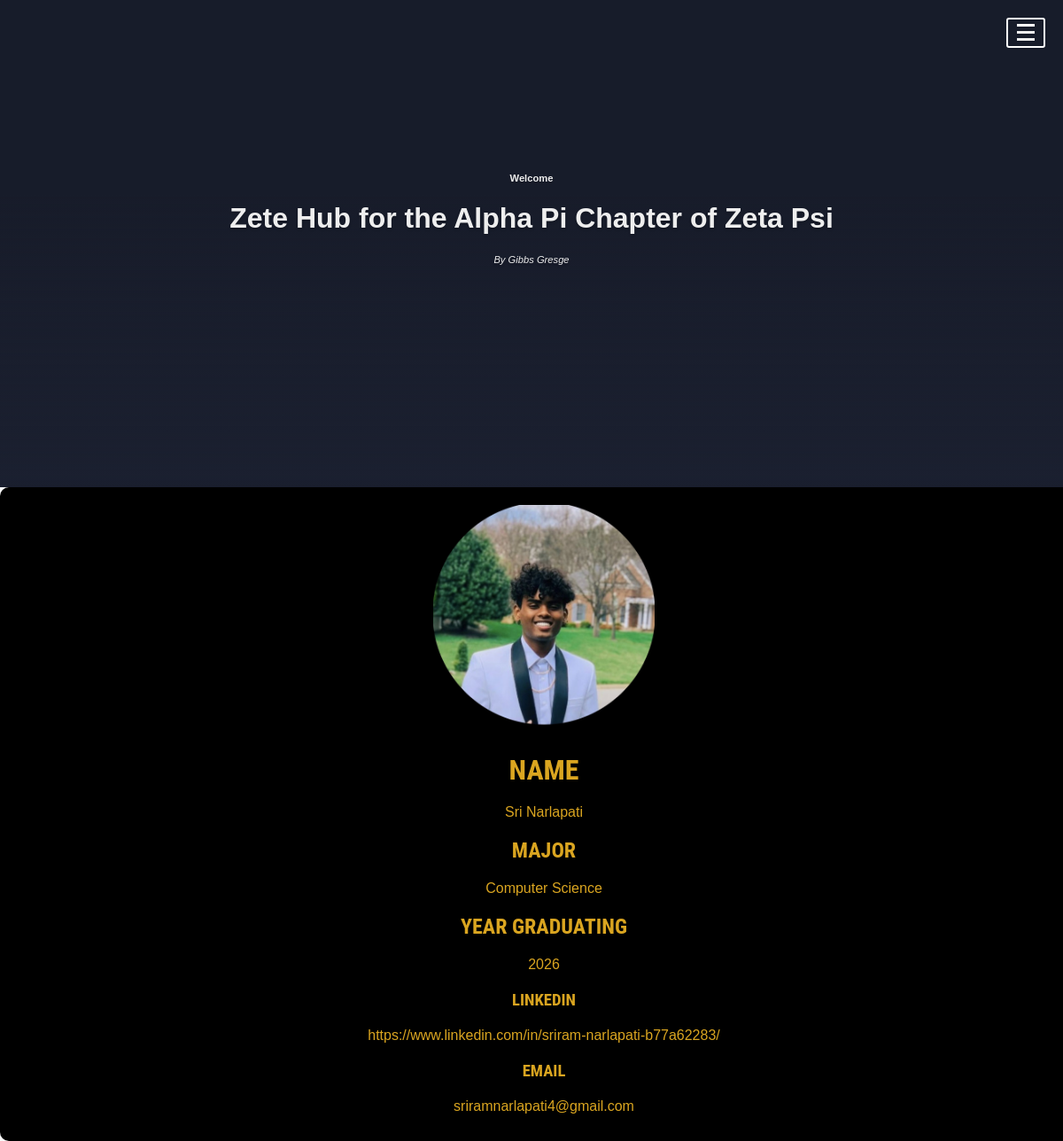
The app's page /personal/7 with its own data.
### tables this page shows
CREATE TABLE members (
            id INTEGER PRIMARY KEY AUTOINCREMENT,
            name TEXT,
            pledge_class TEXT, 
            major TEXT, 
            year_graduating INTEGER,
            linkedin_url TEXT,
            image_url TEXT, 
            email TEXT 
        );

### app.py (the view)
@app.route('/personal/<int:member_id>')
def personal(member_id):
    conn = get_db_connection()
    member = conn.execute(
        'SELECT * FROM members WHERE id = ?', (member_id,)
    ).fetchone()
    pledge_class = member['pledge_class']
    conn.close()
    return render_template('personal.html', member=member, pledge_class=pledge_class)

### app.py (called while the page is built)
def get_db_connection():
    conn = sqlite3.connect('src/Database/fraternity.db')
    conn.row_factory = sqlite3.Row
    return conn

### templates/personal.html (shortened to what this page needs)
<!DOCTYPE html>
<html lang="en">
<head>
    <link rel="stylesheet" href="{{ url_for('static', filename='styles/styles.css') }}">
</head>
<body>
    <div class="header">
        <div class="sides"> <a href="#" class="menu"> </a></div>
        <div class="info">
        <h4><a href="#category">Welcome</a></h4>
          <h1>Zete Hub for the Alpha Pi Chapter of Zeta Psi</h1>
          <div class="meta">
            By <a href="https://www.linkedin.com/in/gibbs-gresge-2aa017292/" target="_b">Gibbs Gresge</a>
          </div>
        </div>
      </div>
      <div class="bio">
        <img src="{{ url_for('static', filename='images/' + member.image_url.replace('%20', '')) }}" alt="">
        <div class="name">
            <h1>Name</h1>
            <p>{{ member.name }}</p>
        </div>
        <div class="major">
            <h2>Major</h2>
            <p>{{ member.major }}</p>
        </div>
        <div class="year-graduating">
            <h2>Year Graduating</h2>
            <p>{{ member.year_graduating }}</p>
        </div>
        <div class="linkedin">
            <h3>LinkedIn</h3>
            <p>{{ member.linkedin_url }}</p>
        </div>
        <div class="email">
            <h3>Email</h3>
            <p>{{ member.email }}</p>
        </div>
    </div>
</body>
</html>

### static/styles/styles.css (style rules this page uses)
html,body { margin:0; height:120%; font-family: 'Josefin Sans', sans-serif; }
a { text-decoration:none }
.header { position:relative; overflow:hidden; display:flex; flex-wrap: wrap; justify-content: center; align-items: flex-start; align-content: flex-start; height:50vw; min-height:400px; max-height:550px; min-width:300px; color:#eee; }
.header:after { content:""; width:100%; height:100%; position:absolute; bottom:0; left:0; z-index:-1; background: linear-gradient(to bottom, rgba(0,0,0,0.12) 40%,rgba(27,32,48,1) 100%); }
.header:before { content:""; width:100%; height:200%; position:absolute; top:0; left:0; -webkit-backface-visibility: hidden; -webkit-transform: translateZ(0); backface-visibility: hidden; transform: translateZ(0); background:#1B2030 url('../images/brotherhood.jpg') 50% 0 no-repeat; background-size:100%; background-attachment:fixed; animation: grow 360s linear 10ms infinite; transition:all 0.4s ease-in-out; z-index:-2 }
.header a { color:#eee }
.menu { display:block; width:40px; height:30px; border:2px solid #fff; border-radius:3px; position:absolute; right:20px; top:20px; text-decoration:none }
.menu:after { content:""; display:block; width:20px; height:3px; background:#fff; position:absolute; margin:0 auto; top:5px; left:0; right:0; box-shadow:0 8px, 0 16px }
.sides, .info { flex: 0 0 auto; width:50% }
.info { width:100%; padding:15% 10% 0 10%; text-align:center; text-shadow:0 2px 3px rgba(0,0,0,0.2) }
.info h4, .meta { font-size:0.7em }
.meta { font-style:italic; }
.bio { display: flex; flex-direction: column; justify-content: center; align-items: center; width: 99%; margin: 0 auto; padding: 20px; font-family: Arial, sans-serif; background-color: black; border-radius: 10px; box-shadow: 0 0 10px rgba(0, 0, 0, 0.1); }
.bio img { border-radius: 15%; margin-bottom: 20px; width: 250px; height: 250px; object-fit: cover; }
.bio div { display: flex; flex-direction: column; }
.bio h1,.bio h3, .bio p { margin: 10px 0; text-align: center; }
.bio h3, .bio h2, .bio h1 { margin: 10px 0; text-align: center; transition: inset .3s .3s ease-out; font-family: 'Roboto Condensed', sans-serif; font-weight: 600; text-transform: uppercase; color: goldenrod; }
.bio p { color: goldenrod; font-weight: lighter; }

### records on screen
members: image_url (picture), name "Sri Narlapati", major "Computer Science", year_graduating "2026", linkedin_url "https://www.linkedin.com/in/sriram-narlapati-b77a62283/", email "sriramnarlapati4@gmail.com"
